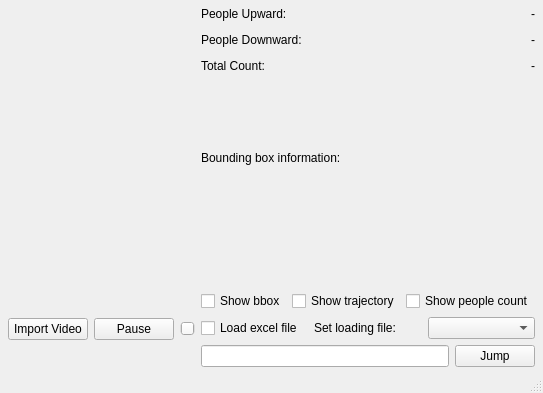
<?xml version="1.0" encoding="UTF-8"?>
<ui version="4.0">
 <class>MainWindow</class>
 <widget class="QMainWindow" name="MainWindow">
  <property name="geometry">
   <rect>
    <x>0</x>
    <y>0</y>
    <width>541</width>
    <height>393</height>
   </rect>
  </property>
  <property name="windowTitle">
   <string>MainWindow</string>
  </property>
  <widget class="QWidget" name="centralwidget">
   <layout class="QGridLayout" name="gridLayout">
    <property name="leftMargin">
     <number>8</number>
    </property>
    <property name="topMargin">
     <number>4</number>
    </property>
    <property name="rightMargin">
     <number>8</number>
    </property>
    <property name="bottomMargin">
     <number>4</number>
    </property>
    <item row="0" column="1" rowspan="2">
     <layout class="QVBoxLayout" name="verticalLayout_3">
      <item>
       <layout class="QHBoxLayout" name="horizontalLayout_9">
        <item>
         <widget class="QLabel" name="label_up">
          <property name="text">
           <string>People Upward: </string>
          </property>
         </widget>
        </item>
        <item>
         <spacer name="horizontalSpacer_3">
          <property name="orientation">
           <enum>Qt::Horizontal</enum>
          </property>
          <property name="sizeHint" stdset="0">
           <size>
            <width>40</width>
            <height>20</height>
           </size>
          </property>
         </spacer>
        </item>
        <item>
         <widget class="QLabel" name="label_person_up">
          <property name="text">
           <string>-</string>
          </property>
         </widget>
        </item>
       </layout>
      </item>
      <item>
       <layout class="QHBoxLayout" name="horizontalLayout_8">
        <item>
         <widget class="QLabel" name="label_down">
          <property name="text">
           <string>People Downward: </string>
          </property>
         </widget>
        </item>
        <item>
         <spacer name="horizontalSpacer_2">
          <property name="orientation">
           <enum>Qt::Horizontal</enum>
          </property>
          <property name="sizeHint" stdset="0">
           <size>
            <width>40</width>
            <height>20</height>
           </size>
          </property>
         </spacer>
        </item>
        <item>
         <widget class="QLabel" name="label_person_down">
          <property name="text">
           <string>-</string>
          </property>
         </widget>
        </item>
       </layout>
      </item>
      <item>
       <layout class="QHBoxLayout" name="horizontalLayout_7">
        <item>
         <widget class="QLabel" name="label_total_count">
          <property name="text">
           <string>Total Count: </string>
          </property>
         </widget>
        </item>
        <item>
         <spacer name="horizontalSpacer">
          <property name="orientation">
           <enum>Qt::Horizontal</enum>
          </property>
          <property name="sizeHint" stdset="0">
           <size>
            <width>40</width>
            <height>20</height>
           </size>
          </property>
         </spacer>
        </item>
        <item>
         <widget class="QLabel" name="label_person_count">
          <property name="text">
           <string>-</string>
          </property>
         </widget>
        </item>
       </layout>
      </item>
      <item>
       <spacer name="verticalSpacer">
        <property name="orientation">
         <enum>Qt::Vertical</enum>
        </property>
        <property name="sizeHint" stdset="0">
         <size>
          <width>20</width>
          <height>40</height>
         </size>
        </property>
       </spacer>
      </item>
      <item>
       <layout class="QVBoxLayout" name="verticalLayout_7">
        <item>
         <widget class="QLabel" name="label">
          <property name="text">
           <string>Bounding box information:</string>
          </property>
         </widget>
        </item>
        <item>
         <widget class="QLabel" name="label_count">
          <property name="text">
           <string/>
          </property>
         </widget>
        </item>
        <item>
         <widget class="QLabel" name="label_set">
          <property name="text">
           <string/>
          </property>
         </widget>
        </item>
        <item>
         <widget class="QLabel" name="label_bbox">
          <property name="text">
           <string/>
          </property>
         </widget>
        </item>
        <item>
         <spacer name="verticalSpacer_2">
          <property name="orientation">
           <enum>Qt::Vertical</enum>
          </property>
          <property name="sizeHint" stdset="0">
           <size>
            <width>20</width>
            <height>40</height>
           </size>
          </property>
         </spacer>
        </item>
       </layout>
      </item>
      <item>
       <widget class="QLabel" name="label_frame">
        <property name="text">
         <string/>
        </property>
       </widget>
      </item>
     </layout>
    </item>
    <item row="4" column="0">
     <layout class="QHBoxLayout" name="horizontalLayout_3">
      <item>
       <widget class="QPushButton" name="run_button">
        <property name="sizePolicy">
         <sizepolicy hsizetype="Maximum" vsizetype="Fixed">
          <horstretch>0</horstretch>
          <verstretch>0</verstretch>
         </sizepolicy>
        </property>
        <property name="maximumSize">
         <size>
          <width>100</width>
          <height>16777215</height>
         </size>
        </property>
        <property name="text">
         <string>Import Video</string>
        </property>
       </widget>
      </item>
      <item>
       <widget class="QPushButton" name="pause_button">
        <property name="text">
         <string>Pause</string>
        </property>
       </widget>
      </item>
      <item>
       <widget class="QSlider" name="frame_slider">
        <property name="orientation">
         <enum>Qt::Horizontal</enum>
        </property>
       </widget>
      </item>
     </layout>
    </item>
    <item row="4" column="1">
     <layout class="QVBoxLayout" name="verticalLayout_4">
      <item>
       <layout class="QHBoxLayout" name="horizontalLayout_6">
        <item>
         <widget class="QCheckBox" name="bbox_checkBox">
          <property name="text">
           <string>Show bbox</string>
          </property>
         </widget>
        </item>
        <item>
         <widget class="QCheckBox" name="trajectory_checkBox">
          <property name="text">
           <string>Show trajectory</string>
          </property>
         </widget>
        </item>
        <item>
         <widget class="QCheckBox" name="peoplecount_checkBox">
          <property name="text">
           <string>Show people count</string>
          </property>
         </widget>
        </item>
       </layout>
      </item>
      <item>
       <layout class="QHBoxLayout" name="horizontalLayout_2">
        <item>
         <widget class="QCheckBox" name="load_excel_checkBox">
          <property name="text">
           <string>Load excel file</string>
          </property>
         </widget>
        </item>
        <item>
         <widget class="QLabel" name="label_2">
          <property name="autoFillBackground">
           <bool>false</bool>
          </property>
          <property name="text">
           <string>Set loading file:</string>
          </property>
         </widget>
        </item>
        <item>
         <widget class="QComboBox" name="excel_combobox"/>
        </item>
       </layout>
      </item>
      <item>
       <layout class="QHBoxLayout" name="horizontalLayout">
        <property name="rightMargin">
         <number>0</number>
        </property>
        <item>
         <widget class="QLineEdit" name="frame_jump_edit">
          <property name="maximumSize">
           <size>
            <width>500</width>
            <height>16777215</height>
           </size>
          </property>
          <property name="maxLength">
           <number>1000</number>
          </property>
         </widget>
        </item>
        <item>
         <widget class="QPushButton" name="jump_button">
          <property name="maximumSize">
           <size>
            <width>150</width>
            <height>16777215</height>
           </size>
          </property>
          <property name="text">
           <string>Jump</string>
          </property>
         </widget>
        </item>
       </layout>
      </item>
     </layout>
    </item>
    <item row="0" column="0" rowspan="2">
     <layout class="QVBoxLayout" name="verticalLayout">
      <item>
       <widget class="QLabel" name="paint_label">
        <property name="text">
         <string/>
        </property>
       </widget>
      </item>
     </layout>
    </item>
   </layout>
  </widget>
  <widget class="QMenuBar" name="menubar">
   <property name="geometry">
    <rect>
     <x>0</x>
     <y>0</y>
     <width>541</width>
     <height>18</height>
    </rect>
   </property>
  </widget>
  <widget class="QStatusBar" name="statusbar"/>
 </widget>
 <resources/>
 <connections/>
</ui>
